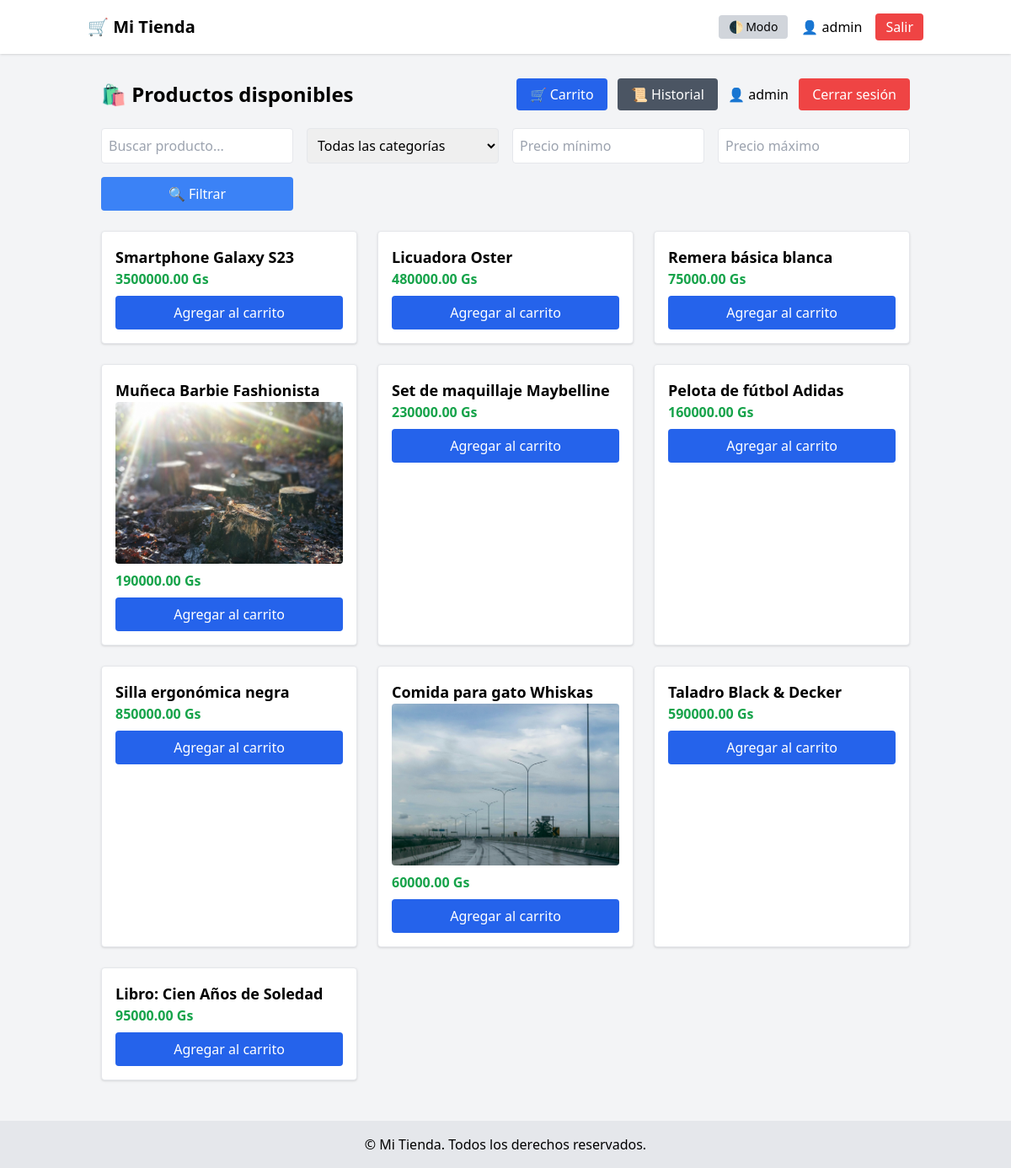
The app's page / (signed in) with its own data.
### tienda/models.py (models this page shows, shortened)
class Producto(models.Model):
    nombre = models.CharField(max_length=200)
    descripcion = models.TextField(blank=True, null=True)
    precio = models.DecimalField(max_digits=10, decimal_places=2)
    stock = models.PositiveIntegerField()
    categoria = models.ForeignKey(Categoria, on_delete=models.CASCADE, related_name='productos')
    imagen = models.ImageField(upload_to='productos/', blank=True, null=True)

### tienda/views.py (the view)
# urls.py: path('', views.InicioView.as_view(), name='inicio'),
class InicioView(ListView):
    model = Producto
    template_name = 'tienda/inicio.html'
    context_object_name = 'productos'

### templates/tienda/inicio.html (shortened to what this page needs)
{% extends 'tienda/base.html' %}
{% block contenido %}
<div class="container mx-auto p-4">
  <div class="flex justify-between items-center mb-6">
    <h1 class="text-2xl font-bold">🛍️ Productos disponibles</h1>
    <div>
      <a href="{% url 'ver_carrito' %}" class="mr-2 bg-blue-600 text-white px-4 py-2 rounded">🛒 Carrito</a>
      <a href="{% url 'historial_pedidos' %}" class="mr-2 bg-gray-600 text-white px-4 py-2 rounded">📜 Historial</a>
      {% if user.is_authenticated %}
        <span class="mr-2">👤 {{ user.username }}</span>
        <a href="{% url 'logout' %}" class="bg-red-500 text-white px-4 py-2 rounded">Cerrar sesión</a>
      {% else %}
        <a href="{% url 'login' %}" class="bg-green-600 text-white px-4 py-2 rounded">Iniciar sesión</a>
      {% endif %}
    </div>
  </div>
  <form method="get" class="grid md:grid-cols-4 gap-4 mb-6">
    <input type="text" name="q" placeholder="Buscar producto..." value="{{ request.GET.q }}" class="p-2 border rounded">
    <select name="categoria" class="p-2 border rounded">
      <option value="">Todas las categorías</option>
    </select>
    <input type="number" name="precio_min" placeholder="Precio mínimo" value="{{ request.GET.precio_min }}" class="p-2 border rounded">
    <input type="number" name="precio_max" placeholder="Precio máximo" value="{{ request.GET.precio_max }}" class="p-2 border rounded">
    <button type="submit" class="col-span-4 md:col-span-1 bg-blue-500 text-white p-2 rounded mt-2 md:mt-0">🔍 Filtrar</button>
  </form>
  <div class="grid md:grid-cols-3 gap-6">
    {% for producto in productos %}
      <div class="border rounded shadow p-4 bg-white dark:bg-gray-800 dark:text-white">
        <h3 class="text-lg font-semibold">{{ producto.nombre }}</h3>
        {% if producto.imagen %}
          <img src="{{ producto.imagen.url }}" alt="{{ producto.nombre }}" class="w-full h-48 object-cover mb-2 rounded">
        {% endif %}
        <p class="text-green-600 font-bold mb-2">{{ producto.precio }} Gs</p>
        <form action="{% url 'agregar_al_carrito' producto.id %}" method="post">
          <button type="submit" class="bg-blue-600 text-white px-4 py-2 rounded w-full">Agregar al carrito</button>
        </form>
      </div>
    {% endfor %}
  </div>
</div>
{% endblock %}

### templates/tienda/base.html (shortened to what this page needs)
<!DOCTYPE html>
<html lang="es" class="dark">
<head>
  <script src="https://cdn.tailwindcss.com"></script>
</head>
<body class="bg-gray-100 dark:bg-gray-900 dark:text-white min-h-screen flex flex-col">
  <header class="bg-white dark:bg-gray-800 shadow mb-4">
    <div class="container mx-auto px-4 py-4 flex justify-between items-center">
      <h1 class="text-xl font-bold">
        <a href="{% url 'listar_productos' %}">🛒 Mi Tienda</a>
      </h1>
      <div class="flex items-center gap-4">
        <button onclick="toggleModoOscuro()" class="bg-gray-300 dark:bg-gray-700 text-sm px-3 py-1 rounded">
          🌓 Modo
        </button>
        {% if user.is_authenticated %}
          <span>👤 {{ user.username }}</span>
          <a href="{% url 'logout' %}" class="bg-red-500 text-white px-3 py-1 rounded">Salir</a>
        {% else %}
          <a href="{% url 'login' %}" class="bg-blue-500 text-white px-3 py-1 rounded">Iniciar sesión</a>
        {% endif %}
      </div>
    </div>
  </header>
  <main class="container mx-auto px-4 flex-grow">
    {% block contenido %}{% endblock %}
  </main>
  <footer class="bg-gray-200 dark:bg-gray-700 text-center py-4 mt-8">
    <p>&copy; {{ now|date:"Y" }} Mi Tienda. Todos los derechos reservados.</p>
  </footer>
</body>
</html>

### records on screen
Producto: nombre "Smartphone Galaxy S23", precio "3500000.00"
Producto: nombre "Licuadora Oster", precio "480000.00"
Producto: nombre "Remera básica blanca", precio "75000.00"
Producto: nombre "Muñeca Barbie Fashionista", imagen (picture), precio "190000.00"
Producto: nombre "Set de maquillaje Maybelline", precio "230000.00"
Producto: nombre "Pelota de fútbol Adidas", precio "160000.00"
Producto: nombre "Silla ergonómica negra", precio "850000.00"
Producto: nombre "Comida para gato Whiskas", imagen (picture), precio "60000.00"
Producto: nombre "Taladro Black & Decker", precio "590000.00"
Producto: nombre "Libro: Cien Años de Soledad", precio "95000.00"

### other values on screen
{{ user.username }} "admin"
